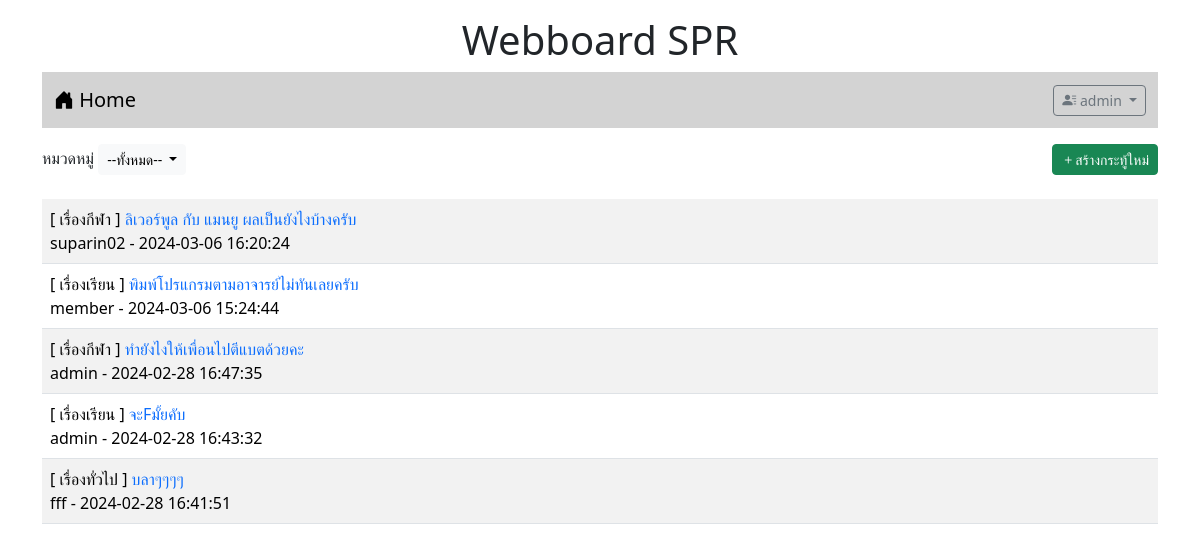
The app's page /index.php (signed in) with its own data.
### tables this page shows
CREATE TABLE `post` (
  `id` int(11) NOT NULL,
  `title` varchar(128) NOT NULL,
  `content` varchar(2048) NOT NULL,
  `post_date` datetime NOT NULL,
  `cat_id` int(11) NOT NULL,
  `user_id` int(11) NOT NULL
);

CREATE TABLE `category` (
  `id` int(11) NOT NULL,
  `name` varchar(32) NOT NULL
);

CREATE TABLE `user` (
  `id` int(11) NOT NULL,
  `login` varchar(32) NOT NULL,
  `password` varchar(64) NOT NULL,
  `name` varchar(64) NOT NULL,
  `gender` char(1) NOT NULL,
  `email` varchar(32) NOT NULL,
  `role` char(1) NOT NULL
);

### index.php (the view, shortened to what this page needs)
<!DOCTYPE html>
<html lang="en">
<head>
    <link rel="stylesheet" href="bootstrap-5.3.2-dist/css/bootstrap.min.css">
    <link rel="stylesheet" href="https://cdn.jsdelivr.net/npm/bootstrap-icons@1.11.3/font/bootstrap-icons.min.css">
</head>
<body>
    <div class="container-lg">
    <h1 style="text-align: center;" class="mt-3">Webboard SPR</h1>
    <?php include"nav.php" ?>
    <div class="mt-3 d-flex justify-content-between">
        <div>
            <label>หมวดหมู่</label>
            <span class="dropdown">
                <button class="btn btn-light btn-sm dropdown-toggle" type="button" data-bs-toggle="dropdown" aria-expanded="false">
                    --ทั้งหมด--
                </button>
            </span>
        </div>
        <?php if(isset($_SESSION['id'])){ ?>
        <div><a href="newpost.php" class="btn btn-success btn-sm">
            <i class="bi bi-plus"></i>สร้างกระทู้ใหม่</a>
        </div>
        <?php } ?>
    </div>
    <table class="table table-striped mt-4">
        <?php
            $conn=new PDO("mysql:host=localhost;dbname=webboard;charset=utf8","root","");
            $sql="SELECT t3.name,t1.title,t1.id,t2.login,t1.post_date FROM post as t1
            INNER JOIN user as t2 ON (t1.user_id = t2.id)
            INNER JOIN category as t3 ON (t1.cat_id = t3.id) ORDER BY t1.post_date DESC";
            $result=$conn->query($sql);
            while($row = $result->fetch()){
                echo "<tr><td>[ $row[0] ] <a href=post.php?id=$row[2]
                style=text-decoration:none>$row[1]</a><br>$row[3] - $row[4]</td></tr>";
            }
        ?>
    </table>
    </div>
</body>
</html>

### records on screen
post: category.name "เรื่องกีฬา", title "ลิเวอร์พูล กับ แมนยู ผลเป็นยังไงบ้างครับ", user.login "suparin02", post_date "2024-03-06 16:20:24"
post: category.name "เรื่องเรียน", title "พิมพ์โปรแกรมตามอาจารย์ไม่ทันเลยครับ", user.login "member", post_date "2024-03-06 15:24:44"
post: category.name "เรื่องกีฬา", title "ทำยังไงให้เพื่อนไปตีแบตด้วยคะ", user.login "admin", post_date "2024-02-28 16:47:35"
post: category.name "เรื่องเรียน", title "จะFมั้ยคับ", user.login "admin", post_date "2024-02-28 16:43:32"
post: category.name "เรื่องทั่วไป", title "บลาๆๆๆๆ", user.login "fff", post_date "2024-02-28 16:41:51"

### other values on screen
$_SESSION['username'] "admin"
